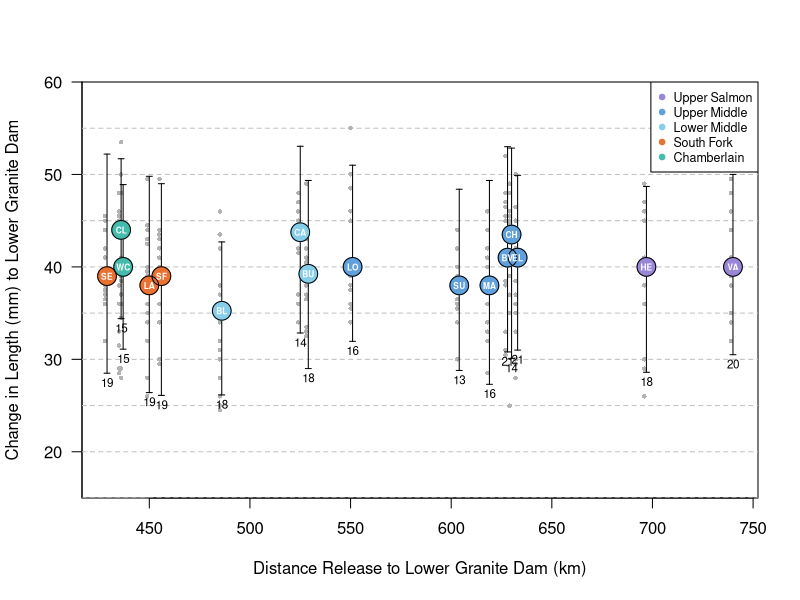

Recreate this plot in R.

# Read Stats for Growth between release and recapture at LGD for each site each year
growth <- read.csv("growth_rates.csv", header=T, as.is=TRUE)

# Read site info to get distance to LGD; add info for coloring points
sites <- read.csv("sites.csv", header=T, as.is=TRUE)
colors <- c("#9a86d6", "#60a0dc", "#e97233", "#43bbad", "skyblue", "black")
sites$color.ix <- c(5,5,2,5,2,4,2,1,3,2,2,3,3,2,1,4)

# Put growth stats in year-by-sites matrices
med.growth.year.by.site <- matrix(growth[,4], ncol=16, byrow=T)
q10.growth.year.by.site <- matrix(growth[,3], ncol=16, byrow=T)
q90.growth.year.by.site <- matrix(growth[,5], ncol=16, byrow=T)
dimnames(med.growth.year.by.site) <- 
dimnames(q10.growth.year.by.site) <- 
dimnames(q90.growth.year.by.site) <- list(2001:2023, growth[1:16,1])

id <- growth[1:16,1]    # for distance lookup below

# Calculate stats needed for plotting and put them in a data.frame
growth.by.site.dat <- data.frame(
  site_id = id,                                                         # site_id labels points in plot
  distance = sites$Dist[match(id, sites$Site_ID)],                      # lookup distance in sites info
  color.ix = sites$color.ix[match(id, sites$Site_ID)],                  # lookup color in sites info
  n.years = apply(!is.na(med.growth.year.by.site),2,sum),               # number of years
  med.of.med = apply(med.growth.year.by.site,2,median,na.rm=T),         # median of n.years median growth
  med.of.q10 = apply(q10.growth.year.by.site,2,median,na.rm=T),         # median of n.years 10%ile growth
  med.of.q90 = apply(q90.growth.year.by.site,2,median,na.rm=T))         # median of n.years 90%ile growth



# Draw frame for plot elements 
plot(growth.by.site.dat$distance, growth.by.site.dat$med.of.med, ylim=c(15,60),
         type="n", xaxt="n", yaxt="n", yaxs="i",
         xlab="Distance Release to Lower Granite Dam (km)", ylab="Change in Length (mm) to Lower Granite Dam")

# Add axis labels
axis(1, at=seq(450,750,50), labels=seq(450,750,50))
axis(2, at=seq(0,80,10), labels=seq(0,80,10), las=1)

# Dashed horizontal grid lines
abline(h=seq(0,55,5), lty=2, col="gray75")

# Add points for all the estimates for individual site x year
for (j in 1:ncol(med.growth.year.by.site))
{
  dist      <- growth.by.site.dat$distance[j]
  g.by.year <- med.growth.year.by.site[,j]
  g.by.year <- g.by.year[!is.na(g.by.year)]

# one point for each site in the year, offset from the year a bit to avoid overwriting by arrows
  points(rep(dist-1, growth.by.site.dat$n.years[j]), g.by.year, pch=16, cex=0.6, col="gray70")
}
# Add labels for number of years for each site

text(labels=growth.by.site.dat$n.years, x=growth.by.site.dat$distance, y=growth.by.site.dat$med.of.q10 - 1, cex=0.7)

# Add "arrows" from 10th to 90th percentiles
# Do this before adding colored points, so that points end up in front
arrows(x0=growth.by.site.dat$distance, y0=growth.by.site.dat$med.of.q10, 
       x1=growth.by.site.dat$distance, y1=growth.by.site.dat$med.of.q90,
       code=3, angle=90, length=0.03)

# Add points for site medians
points(growth.by.site.dat$distance, growth.by.site.dat$med.of.med, pch=19, cex=2.5, col=colors[growth.by.site.dat$color.ix])
points(growth.by.site.dat$distance, growth.by.site.dat$med.of.med, pch= 1, cex=2.5)

# Nothing gets overwritten, so no special treatment needed for labeling points
text(x=growth.by.site.dat$distance, y=growth.by.site.dat$med.of.med, 
     labels=growth.by.site.dat$site_id, col="white", cex=.5, font=2)

# Add legend
legend("topright", legend = c("Upper Salmon", "Upper Middle", "Lower Middle", "South Fork", "Chamberlain"), 
                        pch = 19, col = colors[c(1,2,5,3,4)], cex=0.75, bg="white")



  
  
